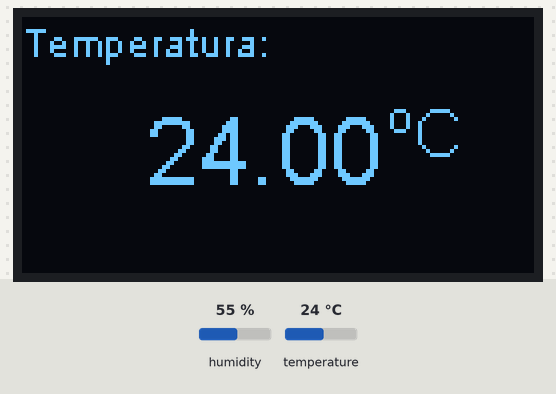
This sketch was run on a simulated ESP8266 (NodeMCU). On the bench: 128×64 one-colour display. Inputs (shaded band) come from the test bench; at power-on: humidity 55 %, temperature 24 °C. WiFi joins after 1.5 s; servers stay silent unless stated; no MQTT or app messages arrive unless stated; what the sketch prints to the serial monitor is not drawn.

Above: at 2.7 s.
2.8 s: humidity set to 22 %
At 8.1 s:
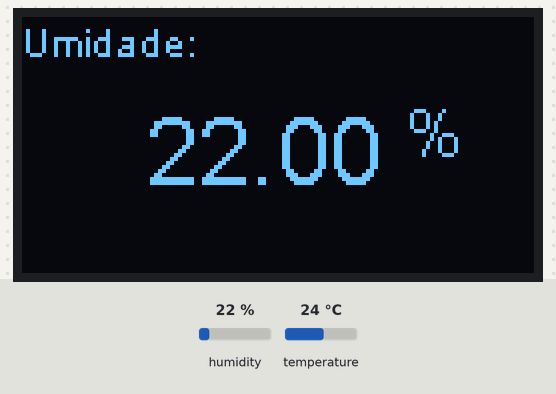
12.2 s: temperature set to 12 °C
At 14.7 s:
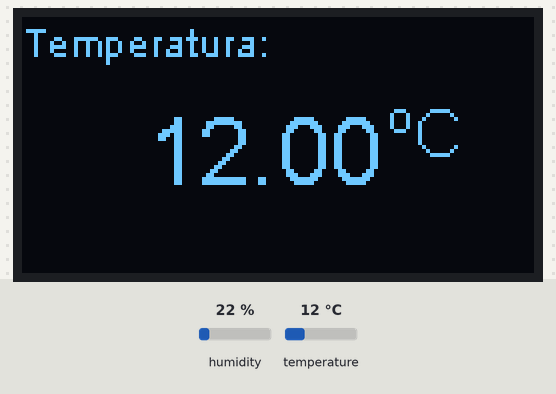
17.2 s: humidity set to 40 %
At 21.1 s:
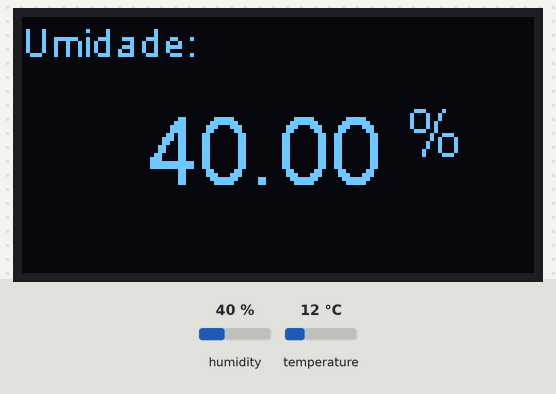
23.3 s: temperature set to 19 °C
At 26.5 s:
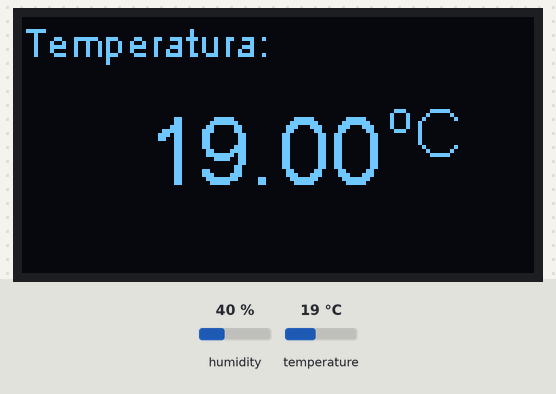
Timing chart, 0 to 28.0 s (numbered marks = the images above; inputs shaded):
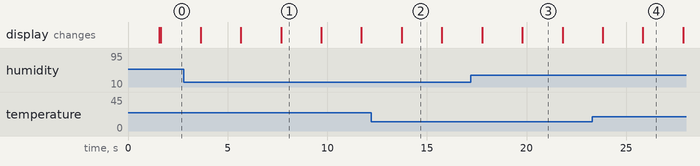

Measured:
- after the input at 2.8 s, the display: first differs from a run without the input after 4.9 s (image 1)
- after the input at 12.2 s, the display: changes after 1.5 s (image 2)
- after the input at 17.2 s, the display: first differs from a run without the input after 2.6 s (image 3)
- after the input at 23.3 s, the display: first differs from a run without the input after 2.5 s (image 4)
- what the display in image 1 shows lasts 2.0 s, from 7.7 s to 9.7 s

The sketch:

IOT_TEMP-HUMID.ino
```cpp
// (licence header left out)
// *** INPUT/OUTPUT INITIALIZING ***
// --- DHT ---
#include <DHT.h>
#define DHTPIN D3
#define DHTTYPE DHT22
DHT dht(DHTPIN, DHTTYPE);
float temperature;
float humidity;

// --- DISPLAY ---
#include <Wire.h>
#include "SSD1306Wire.h"
SSD1306Wire display(0x3c, SDA, SCL);

// --- WIFI ---
#include <ESP8266WiFi.h>
WiFiClient nodemcuClient;
const char* ssid = "WIFI_SSID";
const char* password = "WIFI_PASSWORD";

// --- MQTT ---
#include <PubSubClient.h>
PubSubClient client(nodemcuClient);
const char* mqtt_Broker = "MQTT_BROKER";
const char* mqtt_ClientID = "MQTT_CLIENT";
const char* topicTemperature = "MQTT_TOPIC_FOR_TEMPERATURE";
const char* topicHumidity = "MQTT_TOPIC_FOR_HUMIDITY";

// *** MAIN FUNCTIONS ***
void setup() {
  Serial.begin(115200);
  Serial.println("");
  Serial.println("Initializing Setup...");

  // --- DHT ---
  Serial.println("Initializing DHT Sensor...");
  dht.begin();
  Serial.println("DHT Sensor OK!!!");

  // --- DISPLAY ---
  Serial.println("Initializing OLED Display...");
  configDisplay();
  Serial.println("OLED Display OK!!!");
  displayMessage("Display iniciado!");

  // --- WIFI ---
  Serial.print("Connecting ");
  displayMessage("Conectando...");
  connectWifi();
  Serial.println("Connected WIFI!!!");
  displayMessage("WIFI Conectado!!!");

  // --- MQTT ---
  Serial.println("Initializing MQTT service...");
  client.setServer(mqtt_Broker, 1883);
  Serial.println("MQTT service OK!!!");
}

void loop() {
  reconnectWIFI();
  reconnectMQTT();
  updateTemperatureHumidity();
  printTemperatureHumidity();
  publishTemperatureHumidity();
  displayData("Temperatura:", String(temperature).c_str(), "ºC");
  delay(2000);
  displayData("Umidade:", String(humidity).c_str(), "%");
  delay(2000);
}

// *** AUX FUNCTIONS ***
// --- DHT ---
void updateTemperatureHumidity() {
  temperature = dht.readTemperature(false);
  humidity = dht.readHumidity();
}

void printTemperatureHumidity() {
  Serial.print("Temperature: ");
  Serial.print(temperature);
  Serial.print("°C");
  Serial.print("   ");
  Serial.print("Humidity: ");
  Serial.print(humidity);
  Serial.println("%");
}

// --- DISPLAY ---
void configDisplay() {
  display.init();
  display.flipScreenVertically();
  display.setFont(ArialMT_Plain_10);
  display.clear();
}

void displayData(String unity, String value, String symbol) {
  display.clear();
  display.setTextAlignment(TEXT_ALIGN_LEFT);
  display.setFont(ArialMT_Plain_10);
  display.drawString(0, 0, unity);
  display.setTextAlignment(TEXT_ALIGN_CENTER);
  display.setFont(ArialMT_Plain_24);
  display.drawString(60, 20, value);
  display.setTextAlignment(TEXT_ALIGN_RIGHT);
  display.setFont(ArialMT_Plain_16);
  display.drawString(110, 20, symbol);
  display.display();
}

void displayMessage(String text){
  display.clear();
  display.setTextAlignment(TEXT_ALIGN_LEFT);
  display.setFont(ArialMT_Plain_16);
  display.drawString(0, 20, text);
  display.display();
}

// --- WIFI ---
void connectWifi() {
  WiFi.begin(ssid, password);
  while (WiFi.status() != WL_CONNECTED) {
    delay(500);
    Serial.print(".");
  }
  Serial.println(".");
}

void reconnectWIFI() {
  while (WiFi.status() != WL_CONNECTED) {
    connectWifi();
  }
}

// --- MQTT ---
void reconnectMQTT() {
  while (!client.connected()) {
    client.connect(mqtt_ClientID);
  }
}

void publishTemperatureHumidity() {
  client.publish(topicTemperature, String(temperature).c_str(), true);
  client.publish(topicHumidity, String(humidity).c_str(), true);
}

//Possible fails and improvement sugestions
//TODO: include output language options
//TODO: use icons on display for some design improvents
```
